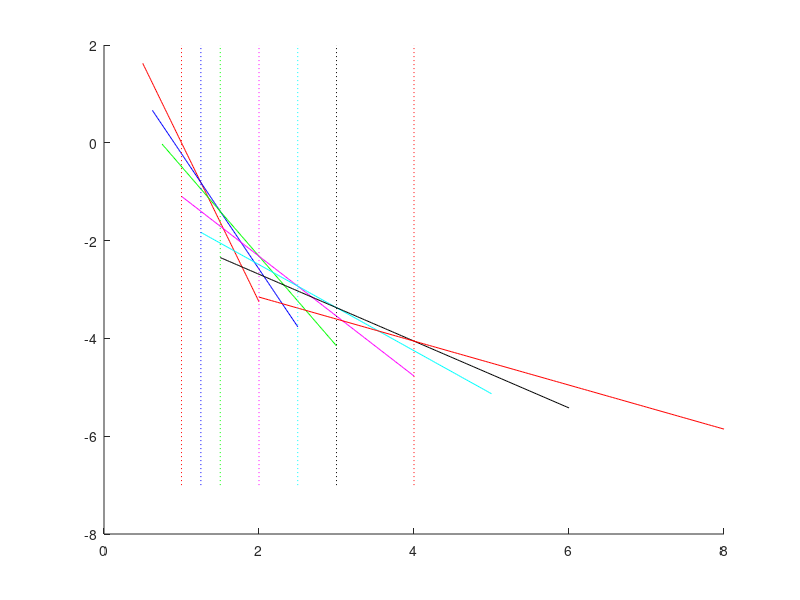

MATLAB code to generate this figure:
%%
CF = [1 1.25 1.5 2 2.5 3 4];
m = [3.25 2.95 2.75 2.45 2.2 2.05 1.8];
b = m;
x = 0.5:0.01:2;
colors = 'rbgmckrbgmck';
figure(1), hold on;
for i=1:length(CF)
    if i>1
        prevFreqs = CF(i-1)*x;
        prevOffsets = -m(i-1)*x+b(i-1);
        previousIntercept = interp1(prevFreqs,offsets(:,i-1),CF(i));
    else
        previousIntercept = 0;
    end
    
    offsets(:,i) = -m(i)*x+b(i)+previousIntercept;
    plot(CF(i)*x,offsets(:,i),colors(i));
end
hold off;

hold on; 
for i=1:length(CF)
    plot(repmat(CF(i),2,1),[-7 2]',[colors(i) ':']); 
end
hold off;

